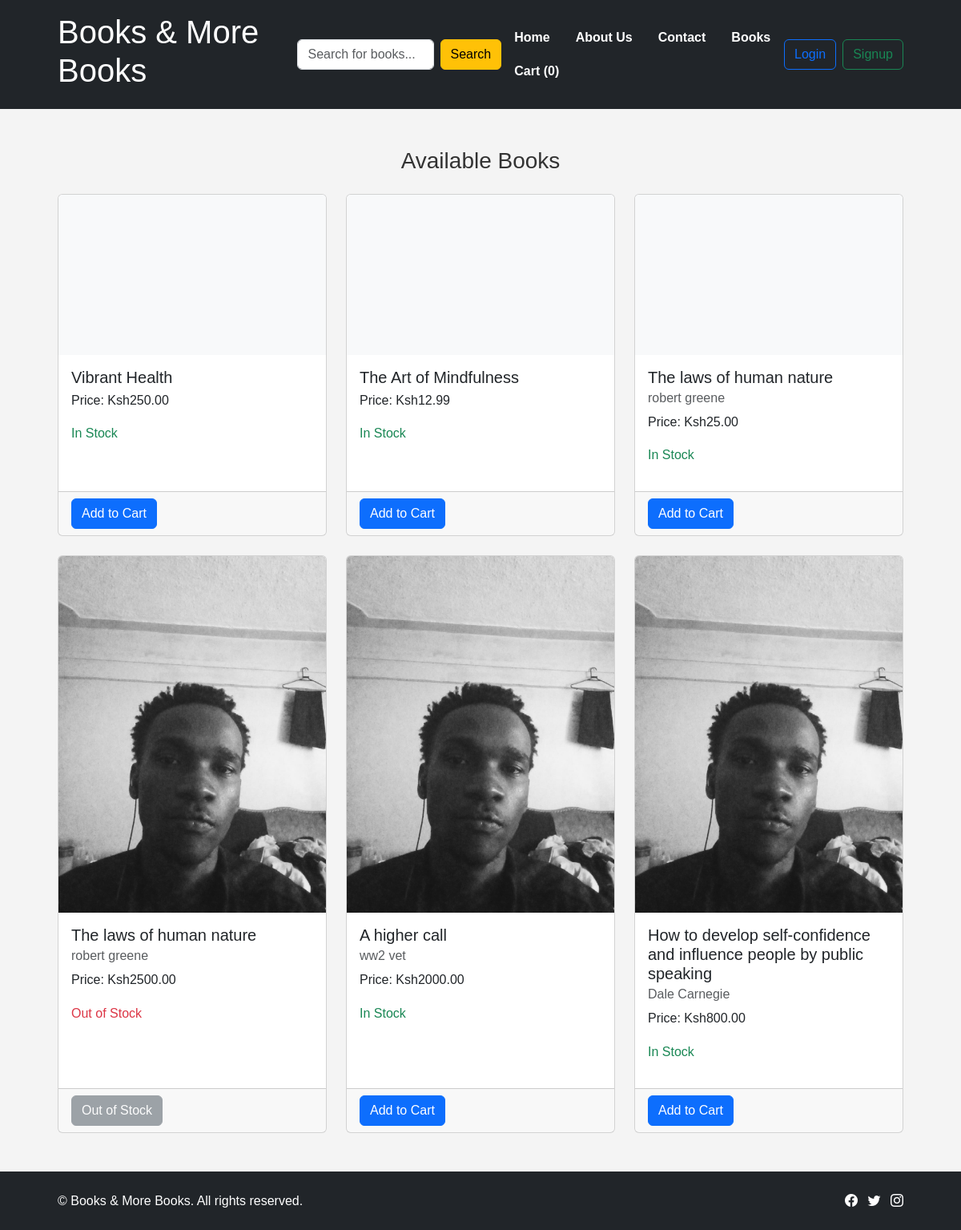
The page / on the database its author committed.
### shop/models.py (models this page shows, shortened)
class Book(models.Model):
    title = models.CharField(max_length=255)
    author = models.CharField(max_length=255)
    genre = models.CharField(max_length=50)
    price = models.DecimalField(max_digits=10, decimal_places=2)
    stock = models.PositiveIntegerField()
    ratings = models.DecimalField(max_digits=3, decimal_places=2, null=True, blank=True)
    image = models.ImageField(upload_to='book_images/', blank=True, null=True)  # Added image field

### shop/views.py (the view)
# urls.py: 2. Add a URL to urlpatterns:  path('', views.home, name='home')
def home(request):
    mybooks = Book.objects.all()
    cart_count = 0
    if request.user.is_authenticated:
        cart, _ = Cart.objects.get_or_create(user=request.user)
        cart_count = cart.items.count()
    context = {
        'mybooks': mybooks,
        'cart_count': cart_count
    }
    return render(request, 'home.html', context)

### shop/templates/home.html (shortened to what this page needs)
{% load static %}
<!DOCTYPE html>
<html lang="en">
  <head>
    <link
      href="https://cdn.jsdelivr.net/npm/bootstrap@5.3.1/dist/css/bootstrap.min.css"
      rel="stylesheet"
    />
    <link
      rel="stylesheet"
      href="https://cdnjs.cloudflare.com/ajax/libs/bootstrap-icons/1.10.5/font/bootstrap-icons.min.css"
    />
    <link rel="stylesheet" href="{% static 'global.css' %}" />
  </head>
  <body>
    <header class="header bg-dark text-white py-3">
      <div class="container d-flex justify-content-between align-items-center">
        <h1 class="logo">Books & More Books</h1>
        <form action="/search/" method="GET" class="d-flex">
          <input
            type="text"
            name="q"
            placeholder="Search for books..."
            class="form-control me-2"
          />
          <button type="submit" class="btn btn-warning">Search</button>
        </form>
        <nav class="nav">
          <ul class="nav d-flex list-unstyled">
            <li><a href="/" class="nav-link">Home</a></li>
            <li><a href="/about/" class="nav-link">About Us</a></li>
            <li><a href="/contact/" class="nav-link">Contact</a></li>
            <li><a href="/books/" class="nav-link">Books</a></li>
            <li>
              <a href="/cart/" class="nav-link">Cart ({{ cart_count }})</a>
            </li>
          </ul>
        </nav>
        <div class="user-auth d-flex">
          {% if user.is_authenticated %}
          <a href="{% url 'logout' %}" class="btn btn-outline-light">Logout</a>
          {% else %}
          <a href="/login/" class="btn btn-outline-primary me-2">Login</a>
          <a href="/signup/" class="btn btn-outline-success">Signup</a>
          {% endif %}
        </div>
      </div>
    </header>
    <main class="main-content py-5">
      <div class="container">
        <section class="book-section">
          <h2 class="section-title mb-4">Available Books</h2>
          <div class="row row-cols-1 row-cols-md-3 g-4">
            {% for x in mybooks %}
            <div class="col">
              <div class="card h-100">
                {% if x.image %}
                <img
                  src="{{ x.image.url }}"
                  alt="{{ x.title }}"
                  class="card-img-top img-fluid"
                />
                {% else %}
                <div class="card-img-top bg-light" style="height: 200px"></div>
                {% endif %}
                <div class="card-body">
                  <h5 class="card-title">{{ x.title }}</h5>
                  <h6 class="card-subtitle mb-2 text-muted">{{ x.author }}</h6>
                  <p class="card-text">Price: Ksh{{ x.price }}</p>
                  {% if x.stock > 0 %}
                  <p class="text-success">In Stock</p>
                  {% else %}
                  <p class="text-danger">Out of Stock</p>
                  {% endif %}
                </div>
                <div class="card-footer">
                  {% if x.stock > 0 %}
                  <a href="{% url 'add_to_cart' x.id %}" class="btn btn-primary"
                    >Add to Cart</a
                  >
                  {% else %}
                  <button class="btn btn-secondary" disabled>
                    Out of Stock
                  </button>
                  {% endif %}
                </div>
              </div>
            </div>
            {% empty %}
            <p class="text-center">No books available at the moment.</p>
            {% endfor %}
          </div>
        </section>
      </div>
    </main>
    <footer class="bg-dark text-white py-4">
      <div class="container d-flex justify-content-between align-items-center">
        <p class="mb-0">
          &copy; {{ current_year }} Books & More Books. All rights reserved.
        </p>
        <ul class="list-inline mb-0">
          <li class="list-inline-item">
            <a href="#" class="text-white">
              <i class="bi bi-facebook"></i>
            </a>
          </li>
          <li class="list-inline-item">
            <a href="#" class="text-white">
              <i class="bi bi-twitter"></i>
            </a>
          </li>
          <li class="list-inline-item">
            <a href="#" class="text-white">
              <i class="bi bi-instagram"></i>
            </a>
          </li>
        </ul>
      </div>
    </footer>
  </body>
</html>

### static/global.css (style rules this page uses)
* { margin: 0; padding: 0; box-sizing: border-box; }
body { font-family: Arial, sans-serif; line-height: 1.6; background-color: #f4f4f4; color: #333; }
.container { width: 90%; max-width: 1200px; margin: 0 auto; }
.header { background-color: #333; color: #fff; padding: 20px 0; }
.nav { text-align: center; }
.nav-link { color: #fff; text-decoration: none; font-weight: bold; }
.main-content { padding: 40px 0; }
.section-title { text-align: center; margin-bottom: 30px; font-size: 28px; }

### rows shown on the page
Book: title "Vibrant Health", price "250.00", stock "In Stock"
Book: title "The Art of Mindfulness", price "12.99", stock "In Stock"
Book: title "The laws of human nature", author "robert greene", price "25.00", stock "In Stock"
Book: image (picture), title "The laws of human nature", author "robert greene", price "2500.00", stock "Out of Stock"
Book: image (picture), title "A higher call", author "ww2 vet", price "2000.00", stock "In Stock"
Book: image (picture), title "How to develop self-confidence and influence people by public speaking", author "Dale Carnegie", price "800.00", stock "In Stock"

### other values the page prints
{{ cart_count }} "0"
